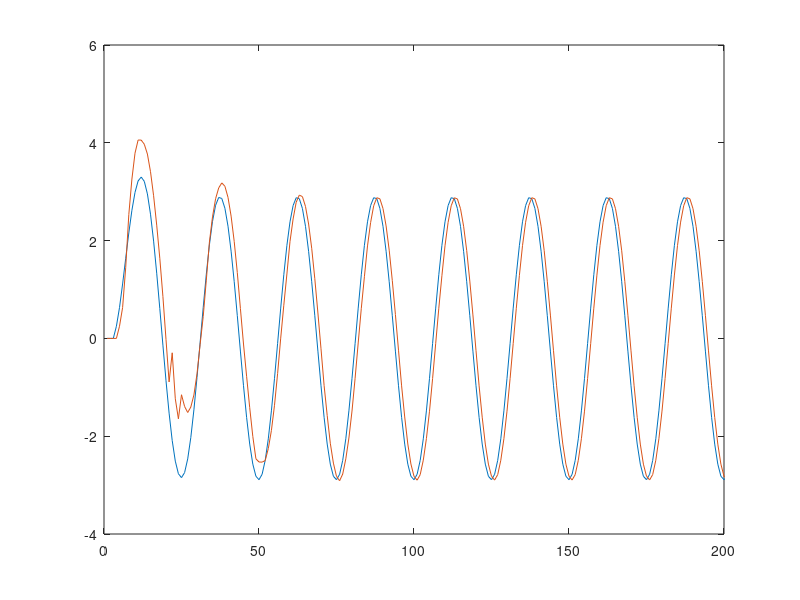
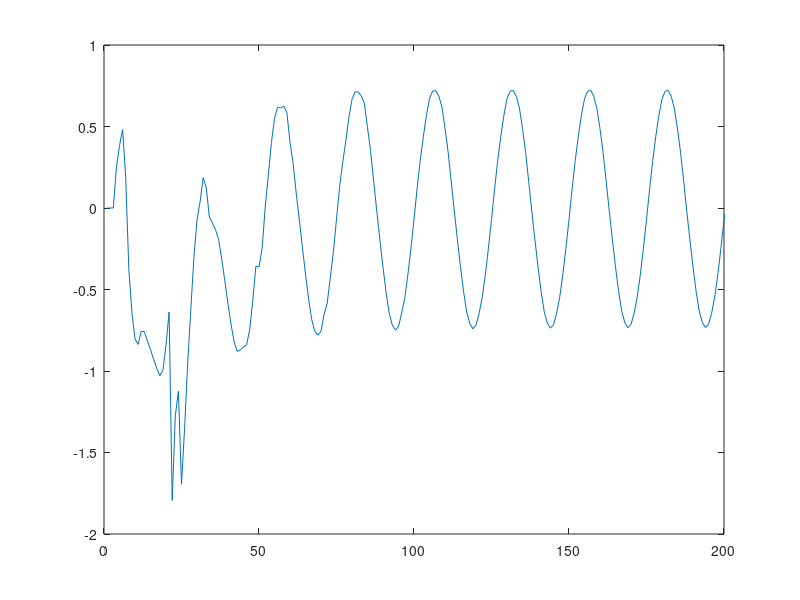

MATLAB code to generate these figures, in order:
%%%% CONTROL EXAMPLE 7 SIMULTANEOUS OSLA
clc;clear;

allrmse=[];
allVAF=[];
allconvtime=[];
allneurons=[];
for q=1:1
    q
    
k=1:50000;

ec=zeros(1,length(k));

yp=[0 0 zeros(1,length(k))];
yphat=[0 0 zeros(1,length(k))];
ym=[0 0 zeros(1,length(k))];

NNclass=[2 50 1];
in=NNclass(1);n1=NNclass(2);out=NNclass(3);

W1=randn(in+1,n1);
W2=zeros(n1+1,out);

e1=0.001;
e2=0.5;

lambda=1e-03;
P=(1/lambda)*eye(n1+1);

u1=0;
A1=[1 yp(2) yp(1)]*W1;
y1=tanh(A1);
v1=[1 y1];
A2=v1*W2;
N=A2;
for i=3:length(k)+2
    r=sin(2*pi*(i-3)/25);
    ym(i)=0.6*ym(i-1)+0.2*ym(i-2)+r;
    
    f=yp(i-1)*yp(i-2)*(yp(i-1)+2.5)/(1+yp(i-1)^2+yp(i-2)^2);
    yp(i)=f+u1;
    yphat(i)=N+u1;
    
    ec(i)=-(yp(i)-ym(i));
    e=-(yphat(i)-yp(i));
    
    if(e1<abs(e) && abs(e)<e2) 
        P=P - ((P*v1'*v1*P)./(1+v1*P*v1'));
        W2=W2+e*P*v1';
    elseif(abs(e)>e2)
        W1=[W1 randn(in+1,1)];
        W2=[W2;0];
        P=[P zeros(size(P,1),1)];
        P=[P;zeros(1,size(P,2))];
        P(end,end)=1/lambda;
        
        A1=[1 yp(i-1) yp(i-2)]*W1;
        y1=tanh(A1);
        v1=[1 y1];
        A2=v1*W2;
        N=A2;

        P=P - ((P*v1'*v1*P)./(1+v1*P*v1'));
        W2=W2+e*P*v1';
        n1=n1+1;
    end
    A1=[1 yp(i) yp(i-1)]*W1;
    y1=tanh(A1);
    v1=[1 y1];
    A2=v1*W2;
    N=A2;
    
    u1=-N+0.6*yp(i)+0.2*yp(i-1)+r;
end
%%
rmse=rms(ec);
VAF=(1-var(ym-yp)/var(ym))*100;
%%
plot(ym)
hold on
plot(yp)
xlim([0 200])
figure;
plot(ec)
xlim([0 200])
%%
save('C:\Users\[user]\Documents\MATLAB\NP90\control\plots_for_paper\graph_ex1_mcnn_osla','ym','yp','ec')
disp('saved')
%%
absol_ec=abs(ec);
error_thresh=1.0;
ind=find(absol_ec<error_thresh);
conv_time=0;
for i=1:length(ind)
    z=diff(ind(i:i+100))==1;
    if sum(z)==100
        conv_time=ind(i);
        break;
    else
        x=find(z==0);
        i=x(end);
    end
end
%%
allrmse(q)=rmse;
allVAF(q)=VAF;
allconvtime(q)=conv_time;
allneurons(q)=n1;
end
save('ex7_50_mcnn_osla','allrmse','allVAF','allconvtime');
%%
avgrmse=mean(allrmse)
stdrmse=std(allrmse)
avgVAF=mean(allVAF)
stdVAF=std(allVAF)

avgconvtime=mean(allconvtime)
minconvtime=min(allconvtime)
maxconvtime=max(allconvtime)

avgneurons=mean(allneurons)
minneurons=min(allneurons)
maxneurons=max(allneurons)